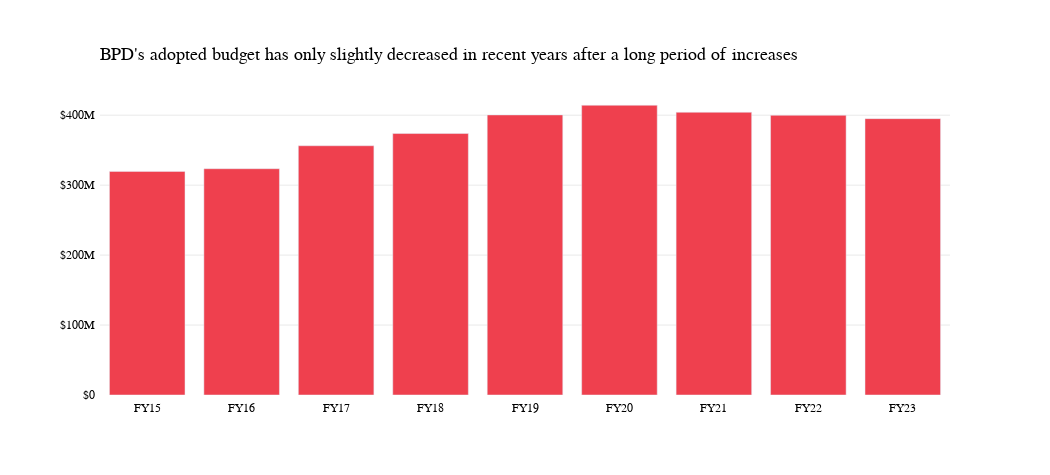

The cell this chart's notebook holds for it:
### Markdown cell above
QUESTION 1: Total BPD Budget vs. Previous Years

FY15 Adopted: $319700081
FY15 Approp: $319700081
FY15 Exp: $337310895

FY16 Adopted: $323509388
FY16 Approp: $332544971
FY16 Exp: $348887844

FY17 Adopted: $356341193
FY17 Approp: $364321048
FY17 Exp: $364594820

FY18 Adopted: $373814105
FY18 Approp: $385562872
FY18 Exp: $399924493

FY19 Adopted: $400425675
FY19 Approp: $400435574
FY19 Exp: $416762373

FY20 Adopted: $414237376
FY20 Approp: $414306876
FY20 Exp: $425553210

FY21 Adopted: $404182025
FY21 Approp: $404182025
FY21 Exp: $422917499

FY22 Adopted: $399871218
FY22 Approp: $400451303
 
FY23 Adopted: $395094796

### Code cell
import pandas as pd
import numpy as np
import plotly.graph_objects as go
import plotly_express as px

file_adopted_operating_budget_fy23 = pd.read_csv('./Data/operating-budget.csv')

budget_df_uncut = pd.DataFrame(file_adopted_operating_budget_fy23)

budget_df_withNA = budget_df_uncut[['Cabinet', 'Dept', 'Program   ', 'Expense Category',
       'FY20 Actual Expense', 'FY21 Actual Expense', 'FY22 Appropriation',
       'FY23 Adopted']]

budget_df = budget_df_withNA.dropna()

# Replace '#Missing' values with '0' so we can type cast the columns to numbers
budget_df = budget_df.replace('#Missing', '0')

# Convert datatype to strings 
budget_df['FY20 Actual Expense'] = budget_df['FY20 Actual Expense'].apply(lambda x: float(x.replace(",","").replace("$","")) if x != 'TOTAL_GROSS' and str(type(x)) == '<class \'str\'>' else x)
budget_df['FY21 Actual Expense'] = budget_df['FY21 Actual Expense'].apply(lambda x: float(x.replace(",","").replace("$","")) if x != 'TOTAL_GROSS' and str(type(x)) == '<class \'str\'>' else x)
budget_df['FY22 Appropriation'] = budget_df['FY22 Appropriation'].apply(lambda x: float(x.replace(",","").replace("$","")) if x != 'TOTAL_GROSS' and str(type(x)) == '<class \'str\'>' else x)
budget_df['FY23 Adopted'] = budget_df['FY23 Adopted'].apply(lambda x: float(x.replace(",","").replace("$","")) if x != 'TOTAL_GROSS' and str(type(x)) == '<class \'str\'>' else x)

# Get only data from Police Department
bpd_budget_df = budget_df.loc[budget_df['Dept'] == "Police Department"]

# Compute sums and add to list
bpd_budget = []
# bpd_budget.append(bpd_budget_df['FY20 Actual Expense'].sum())
# bpd_budget.append(bpd_budget_df['FY21 Actual Expense'].sum())
# bpd_budget.append(bpd_budget_df['FY22 Appropriation'].sum())  # Appropriated budget = means ?? (GUESS: Proposed budget (Needs approval until adopted!))
# bpd_budget.append(bpd_budget_df['FY23 Adopted'].sum())  # Adopted budget = 1 year spending fianncial plan
bpd_budget = [319700081, 323509388, 356341193, 373814105, 400425675, 414237376, 404182025, 399871218, 395094796]

fig1_dict = {
    'year': ['FY15', 'FY16', 'FY17', 'FY18', 'FY19', 'FY20', 'FY21', 'FY22', 'FY23'],
    'Budget': bpd_budget
}

pd.options.plotting.backend = "plotly"
df1 = pd.DataFrame(fig1_dict)
print(df1)
# using Plotly Express via the Pandas backend
fig1 = df1.plot.bar(x='year', y='Budget', color_discrete_sequence=['#EF404E'])
fig1.update_yaxes(showgrid=True, gridwidth=0.5, gridcolor='LightGray')

# Aesthetic customizations
fig1.update_layout(
    plot_bgcolor='rgba(0,0,0,0)',
    font_family="GT America",
    font_color="black",
    xaxis_title=None,
    yaxis_title=None,
    yaxis_tickprefix = '$',
    margin=dict(
        l=100,
        r=100,
        b=80,
        t=90,
        pad=4
    ),
    height=475,
    width=1050
)

# Customize title to add captions!
fig1.update_layout(
    title=go.layout.Title(
        text="BPD's adopted budget has only slightly decreased in recent years after a long period of increases ",
        xref="paper",
        x=0,
        y=0.9,
        font_family="GT America Bold",
        font_size=18
    )
)

fig1.show()

### Figure 1 — Plotly figure (JSON) as saved in the notebook; plotly's stock layout.template omitted (floating-point values rounded to 4 significant figures)
{"data": [{"alignmentgroup": "True", "hovertemplate": "year=%{x}<br>Budget=%{y}<extra></extra>", "legendgroup": "", "marker": {"color": "#EF404E", "pattern": {"shape": ""}}, "name": "", "offsetgroup": "", "orientation": "v", "showlegend": false, "textposition": "auto", "type": "bar", "x": ["FY15", "FY16", "FY17", "FY18", "FY19", "FY20", "FY21", "FY22", "FY23"], "xaxis": "x", "y": [319700081, 323509388, 356341193, 373814105, 400425675, 414237376, 404182025, 399871218, 395094796], "yaxis": "y"}], "layout": {"barmode": "relative", "font": {"color": "black", "family": "GT America"}, "height": 475, "legend": {"tracegroupgap": 0}, "margin": {"b": 80, "l": 100, "pad": 4, "r": 100, "t": 90}, "plot_bgcolor": "rgba(0,0,0,0)", "title": {"font": {"family": "GT America Bold", "size": 18}, "text": "BPD's adopted budget has only slightly decreased in recent years after a long period of increases ", "x": 0, "xref": "paper", "y": 0.9}, "width": 1050, "xaxis": {"anchor": "y", "domain": [0, 1], "title": {}}, "yaxis": {"anchor": "x", "domain": [0, 1], "gridcolor": "LightGray", "gridwidth": 0.5, "showgrid": true, "tickprefix": "$", "title": {}}}}
